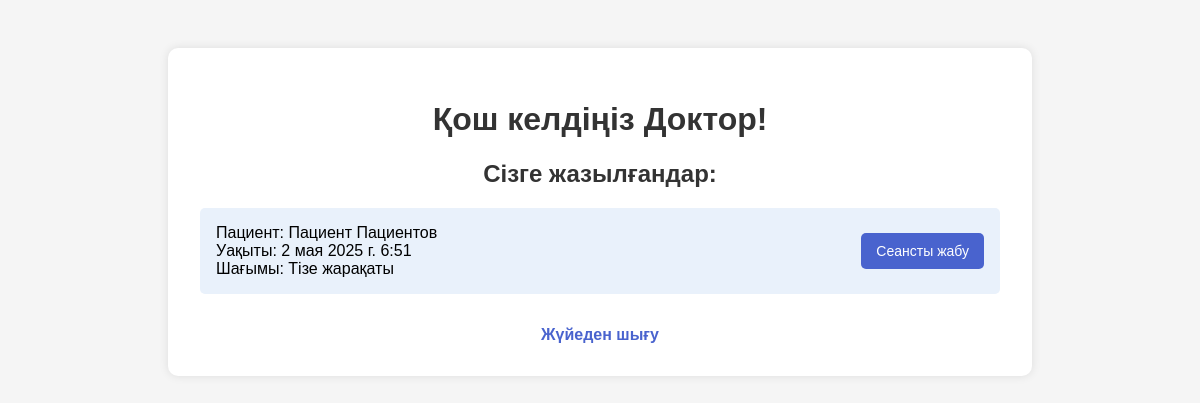
The app's page /dashboard/ (signed in), older data.
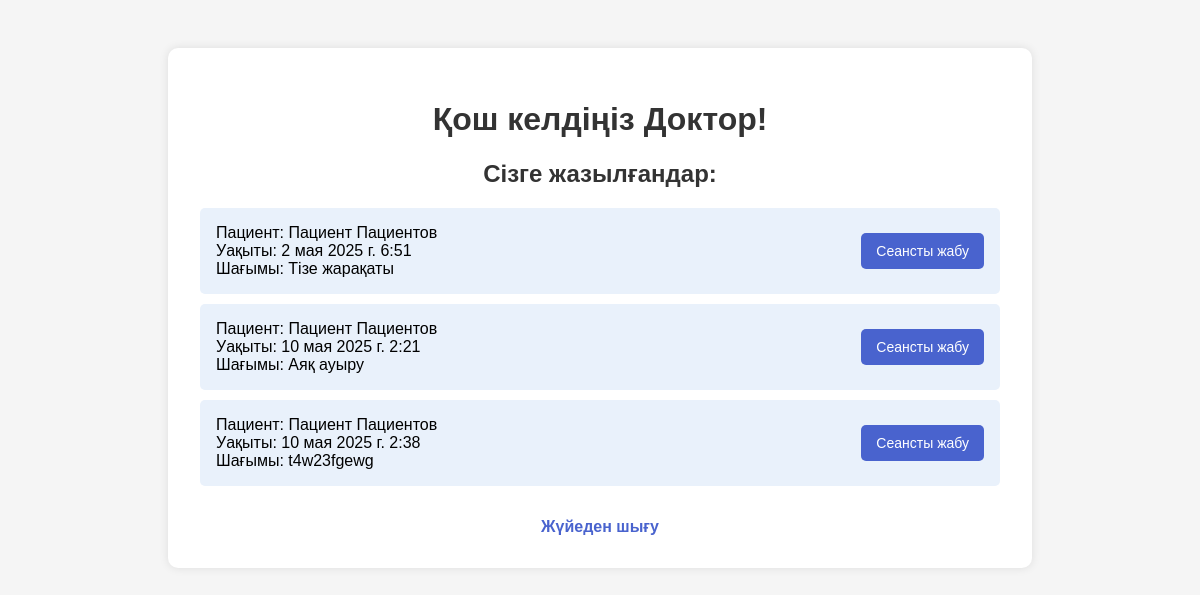
The same page, newer data.
### accounts/models.py (models this page shows)
class User(AbstractUser):
    is_patient = models.BooleanField(default=False)
    is_doctor = models.BooleanField(default=False)

### appointments/models.py (models this page shows, shortened)
class Appointment(models.Model):
    doctor = models.ForeignKey(Doctor, on_delete=models.CASCADE)
    patient = models.ForeignKey(Patient, on_delete=models.CASCADE)
    appointment_time = models.DateTimeField()
    description = models.TextField(default="Проверка")

class Patient(models.Model):
    user = models.OneToOneField(settings.AUTH_USER_MODEL, on_delete=models.CASCADE)
    phone_number = models.CharField(max_length=20)

### dashboard/views.py (the view)
# urls.py: path('', views.dashboard_view, name='dashboard'),
@login_required
def dashboard_view(request):
    user = request.user
    if user.is_patient:
        doctors = Doctor.objects.all()
        specializations = Specialization.objects.all()
        return render(request, 'dashboard/index.html', {
            'user': user,
            'doctors': doctors,
            'specializations': specializations
        })
    elif user.is_doctor:
        try:
            doctor = Doctor.objects.get(user=user)
            appointments = Appointment.objects.filter(doctor=doctor)
        except Doctor.DoesNotExist:
            appointments = []
        return render(request, 'dashboard/doctor_dashboard.html', {
            'user': user,
            'appointments': appointments,
        })
    else:
        messages.error(request, "У вашей учетной записи не указана роль.")
        return redirect('login')

### templates/dashboard/doctor_dashboard.html (shortened to what this page needs)
{% load static %}
<!DOCTYPE html>
<html lang="ru">
<head>
</head>
<body>
    <div class="container">
        <h1>Қош келдіңіз {{ user.first_name }}!</h1>
        <h2>Сізге жазылғандар:</h2>
        <ul>
        {% for appointment in appointments %}
                <li>
                    <div class="appointment-info">
                       Пациент: {{ appointment.patient.user.first_name }} {{ appointment.patient.user.last_name }}
<br>
                        Уақыты: {{ appointment.appointment_time }}
                        <br>
                        Шағымы: {{ appointment.description }}
                    </div>
                    <form method="post" action="{% url 'complete_appointment' appointment.id %}">
                        <button type="submit">Сеансты жабу</button>
                    </form>
                </li>
            {% empty %}
                <li>Сізге ешкім жазылмаған.</li>
            {% endfor %}
        </ul>
        <a href="{% url 'logout' %}" class="logout">Жүйеден шығу</a>
    </div>
</body>
</html>

### templates/dashboard/doctor_dashboard.html (style rules this page uses)
body { font-family: Arial, sans-serif; background-color: #f5f5f5; margin: 0; padding: 0; }
.container { max-width: 800px; margin: 3rem auto; background-color: white; padding: 2rem; border-radius: 10px; box-shadow: 0 0 10px rgba(0,0,0,0.1); }
h1, h2 { text-align: center; color: #333; }
ul { list-style-type: none; padding: 0; }
li { background-color: #e9f1fb; margin-bottom: 10px; padding: 1rem; border-radius: 5px; display: flex; justify-content: space-between; align-items: center; }
.appointment-info { flex-grow: 1; }
button { background-color: #4963ce; color: white; border: none; padding: 10px 15px; border-radius: 5px; cursor: pointer; font-size: 14px; }
.logout { display: block; text-align: center; margin-top: 2rem; text-decoration: none; color: #4963ce; font-weight: bold; }

Row changes from the older to the newer data that the page shows:
added Appointment: patient.user.first_name "Пациент", patient.user.last_name "Пациентов", appointment_time "10 мая 2025 г. 2:21", description "Аяқ ауыру"
added Appointment: patient.user.first_name "Пациент", patient.user.last_name "Пациентов", appointment_time "10 мая 2025 г. 2:38", description "t4w23fgewg"
